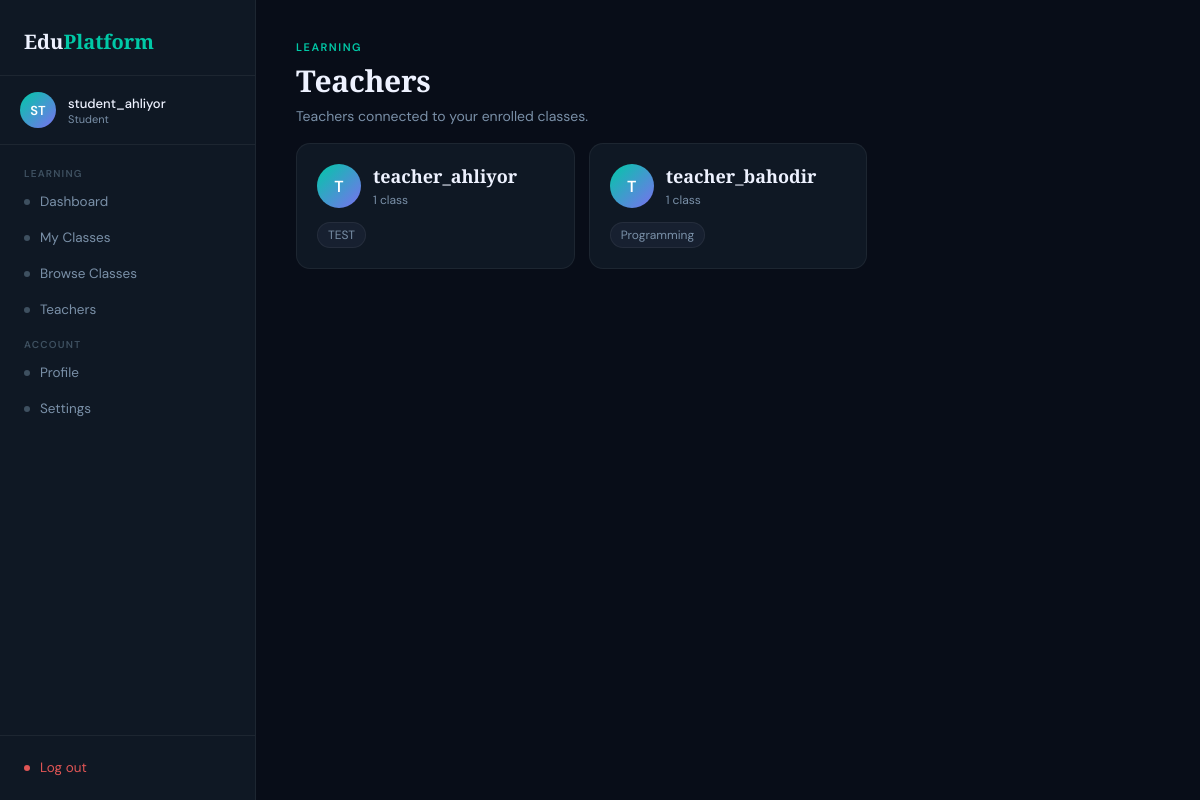
The page /student/teachers/ (signed in) on the database its author committed.
### accounts/models.py (models this page shows)
class User(AbstractUser):
    ROLE_CHOICE= (
        ('student', 'Student'),
        ('teacher', 'Teacher')
    )
    role =models.CharField(max_length = 10, choices= ROLE_CHOICE)

### teacher/models.py (models this page shows, shortened)
class Teacher(models.Model):
    user = models.OneToOneField(settings.AUTH_USER_MODEL, on_delete=models.CASCADE)
    bio = models.TextField(blank=True)
    uname = models.CharField(blank=True , max_length = 20)

### classes/models.py (models this page shows, shortened)
class Class(models.Model):
    name = models.CharField(max_length=100)
    bio = models.TextField(blank=True , help_text='class description')
    created_at = models.DateTimeField(auto_now_add=True)
    teacher = models.ForeignKey(
        Teacher,
        on_delete=models.CASCADE ,
        related_name = 'classes'
    )
    students = models.ManyToManyField(
        Student,
        through='Membership',
        blank=True
    )
    class Meta:
        verbose_name_plural = "Classes"
        ordering = ['-created_at']

### student/views.py (the view)
    def wrapped(request, *args, **kwargs):
        if not request.user.is_authenticated or request.user.role != 'student':
            return redirect('accounts:login')
        return view_func(request, *args, **kwargs)

### student/views.py (called while the page is built)
def student_required(view_func):
    def wrapped(request, *args, **kwargs):
        if not request.user.is_authenticated or request.user.role != 'student':
            return redirect('accounts:login')
        return view_func(request, *args, **kwargs)
    return wrapped

def get_student(user):
    return Student.objects.select_related('user').filter(user=user).first()

@student_required
def student_teachers(request):
    student = get_student(request.user)
    teacher_map = defaultdict(list)
    if student:
        memberships = Membership.objects.filter(student=student).select_related('class_obj__teacher__user')
        for membership in memberships:
            teacher_map[membership.class_obj.teacher].append(membership.class_obj)
    teacher_cards = [
        {
            'teacher': teacher,
            'classes': classes,
            'class_count': len(classes),
        }
        for teacher, classes in teacher_map.items()
    ]
    return render(request, 'student/teachers.html', {
        'teacher_cards': teacher_cards,
    })

### student/templates/student/teachers.html (shortened to what this page needs)
{% extends 'student/base.html' %}
{% block content %}
<div class="page-eyebrow">Learning</div>
<h1 class="page-title">Teachers</h1>
<p class="page-sub">Teachers connected to your enrolled classes.</p>
{% if teacher_cards %}
  <div class="teacher-grid">
    {% for item in teacher_cards %}
      <div class="teacher-card">
        <div class="teacher-head">
          <div class="teacher-avatar">{{ item.teacher.user.username|first|upper }}</div>
          <div>
            <h2 class="teacher-name">{{ item.teacher.user.get_full_name|default:item.teacher.user.username }}</h2>
            <div class="teacher-count">{{ item.class_count }} class{{ item.class_count|pluralize }}</div>
          </div>
        </div>
        <div class="class-list">
          {% for class_obj in item.classes|slice:":3" %}
            <span class="class-pill">{{ class_obj.name }}</span>
          {% endfor %}
        </div>
      </div>
    {% endfor %}
  </div>
{% else %}
  <div class="card" style="margin-top:14px;">You have not joined any classes yet.</div>
{% endif %}
{% endblock %}

### student/templates/student/base.html (shortened to what this page needs)
<!DOCTYPE html>
<html lang="en">
<head>
</head>
<body>
<aside class="sidebar">
    <div class="sidebar-logo">
        <div class="logo-text">Edu<span>Platform</span></div>
    </div>
    <div class="sidebar-user">
        <div class="avatar">{{ user.username|slice:":2"|upper }}</div>
        <div>
            <div class="user-name">{{ user.username }}</div>
            <div class="user-role">Student</div>
        </div>
    </div>
    <nav class="sidebar-nav">
        <div class="nav-label">Learning</div>
        <a href="{% url 'student:dashboard' %}" class="nav-item {% if active_page == 'dashboard' %}active{% endif %}"><span class="nav-dot"></span> Dashboard</a>
        <a href="{% url 'student:my_classes' %}" class="nav-item {% if active_page == 'my_classes' %}active{% endif %}"><span class="nav-dot"></span> My Classes</a>
        <a href="{% url 'student:all_classes' %}" class="nav-item {% if active_page == 'all_classes' %}active{% endif %}"><span class="nav-dot"></span> Browse Classes</a>
        <a href="{% url 'student:teachers' %}" class="nav-item {% if active_page == 'teachers' %}active{% endif %}"><span class="nav-dot"></span> Teachers</a>
        <div class="nav-label">Account</div>
        <a href="{% url 'student:profile' %}" class="nav-item {% if active_page == 'profile' %}active{% endif %}"><span class="nav-dot"></span> Profile</a>
        <a href="{% url 'student:settings' %}" class="nav-item {% if active_page == 'settings' %}active{% endif %}"><span class="nav-dot"></span> Settings</a>
    </nav>
    <div class="sidebar-footer">
        <a href="{% url 'accounts:logout' %}" class="nav-item" style="color:#e05555;"><span class="nav-dot" style="background:#e05555;"></span> Log out</a>
    </div>
</aside>
<main class="main">
    <div class="page-shell">
        {% block content %}{% endblock %}
    </div>
</main>
</body>
</html>

### student/templates/student/base.html (style rules this page uses)
*, *::before, *::after { box-sizing: border-box; }
:root { --bg: #080d18; --bg-card: #0f1824; --bg-surface: #172030; --accent: #00c9a7; --accent-soft: rgba(0,201,167,0.12); --accent2: #7b6ff0; --text-primary: #eef2ff; --text-secondary: #7a90a8; --text-muted: #3e5060; --border: rgba(255,255,255,0.06); --border-strong: rgba(255,255,255,0.12); --radius: 14px; --radius-sm: 8px; }
body { margin: 0; font-family: 'DM Sans', sans-serif; background: var(--bg); color: var(--text-primary); min-height: 100vh; display: flex; }
a { color: inherit; text-decoration: none; }
.sidebar { width: 256px; background: var(--bg-card); border-right: 1px solid var(--border); display: flex; flex-direction: column; position: fixed; top: 0; left: 0; height: 100vh; z-index: 100; }
.sidebar-logo { padding: 28px 24px 20px; border-bottom: 1px solid var(--border); }
.logo-text { font-family: 'Playfair Display', serif; font-size: 20px; font-weight: 600; }
.logo-text span { color: var(--accent); }
.sidebar-user { padding: 16px 20px; display: flex; align-items: center; gap: 12px; border-bottom: 1px solid var(--border); }
.avatar { width: 36px; height: 36px; border-radius: 50%; background: linear-gradient(135deg, var(--accent), var(--accent2)); display: flex; align-items: center; justify-content: center; font-weight: 600; font-size: 13px; color: #fff; flex-shrink: 0; }
.user-name { font-size: 13px; font-weight: 500; }
.user-role { font-size: 11px; color: var(--text-secondary); }
.sidebar-nav { flex: 1; padding: 12px; overflow-y: auto; }
.nav-label { font-size: 10px; font-weight: 600; text-transform: uppercase; letter-spacing: 1.2px; color: var(--text-muted); padding: 10px 12px 4px; }
.nav-item { display: flex; align-items: center; gap: 10px; padding: 9px 12px; border-radius: var(--radius-sm); color: var(--text-secondary); font-size: 13.5px; transition: all 0.15s; margin-bottom: 1px; }
.nav-dot { width: 6px; height: 6px; border-radius: 50%; background: var(--text-muted); flex-shrink: 0; }
.sidebar-footer { padding: 14px 12px; border-top: 1px solid var(--border); }
.main { margin-left: 256px; flex: 1; padding: 40px; min-height: 100vh; }
.page-shell { max-width: 1200px; }
.page-eyebrow { font-size: 11px; font-weight: 600; text-transform: uppercase; letter-spacing: 1.5px; color: var(--accent); margin-bottom: 6px; }
.page-title { font-family: 'Playfair Display', serif; font-size: 30px; font-weight: 600; letter-spacing: -0.3px; margin: 0; }
.page-sub { font-size: 14px; color: var(--text-secondary); margin-top: 6px; }

### student/templates/student/teachers.html (style rules this page uses)
.teacher-grid { display: grid; grid-template-columns: repeat(auto-fill, minmax(260px, 1fr)); gap: 14px; margin-top: 18px; }
.teacher-card { background: var(--bg-card); border: 1px solid var(--border); border-radius: var(--radius); padding: 20px; }
.teacher-head { display: flex; align-items: center; gap: 12px; margin-bottom: 14px; }
.teacher-avatar { width: 44px; height: 44px; border-radius: 50%; background: linear-gradient(135deg, var(--accent), var(--accent2)); display: flex; align-items: center; justify-content: center; font-weight: 600; color: #fff; }
.teacher-name { margin: 0; font-family: 'Playfair Display', serif; font-size: 18px; }
.teacher-count { font-size: 12px; color: var(--text-secondary); margin-top: 4px; }
.class-list { display: flex; flex-wrap: wrap; gap: 8px; }
.class-pill { padding: 4px 10px; border-radius: 999px; background: var(--bg-surface); border: 1px solid var(--border); font-size: 12px; color: var(--text-secondary); }

### rows shown on the page
User: username "ST", username "student_ahliyor"
Teacher: teacher.user.username|first "T", teacher.user.get_full_name "teacher_ahliyor", class_count "1"
Class: name "TEST"
Teacher: teacher.user.username|first "T", teacher.user.get_full_name "teacher_bahodir", class_count "1"
Class: name "Programming"
